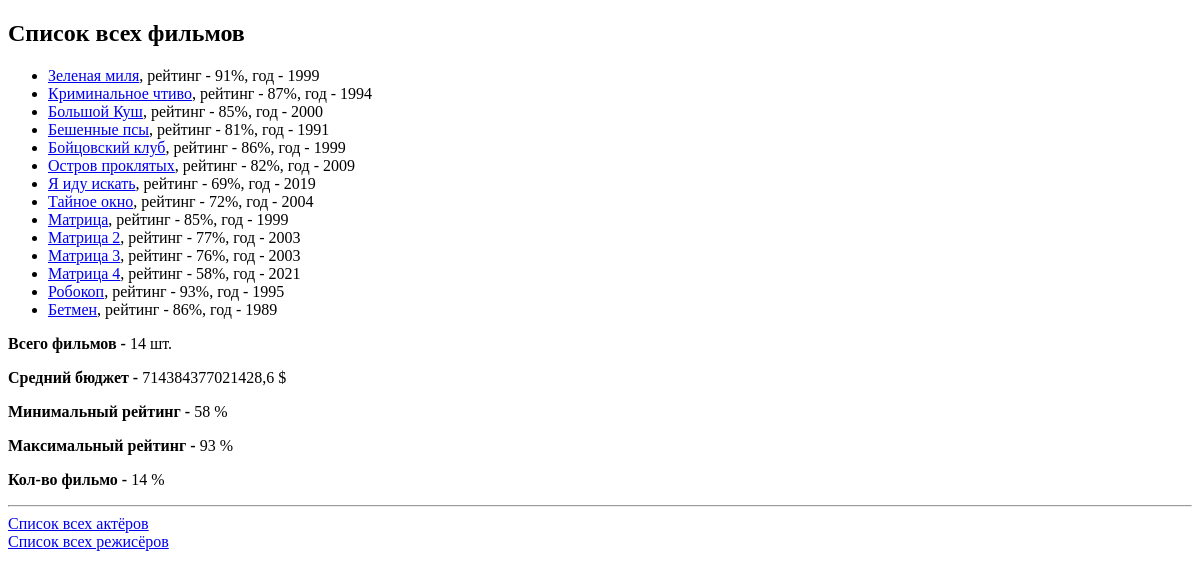
The app's page /, older data.
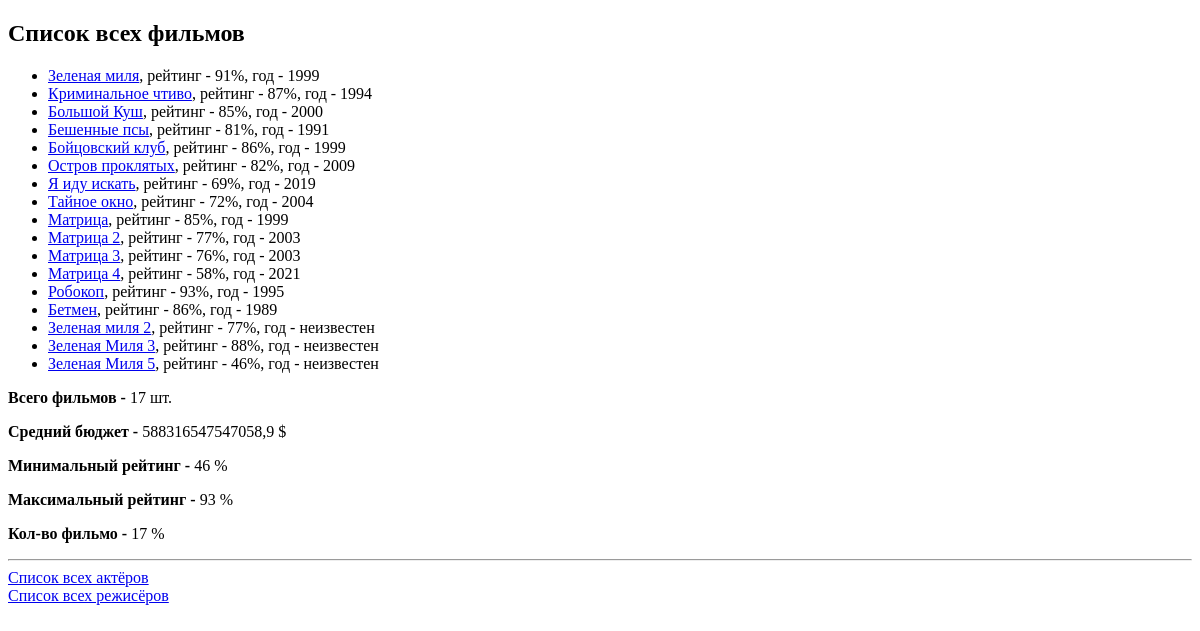
The same page, newer data.
### movie_app/models.py (models this page shows)
class Movie(models.Model):
    EUR = 'EUR'
    USD = 'USD'
    RUB = 'RUB'
    CURRENCYL_CHOICES = [
        (EUR, 'Euro'),
        (USD, 'Dollar'),
        (RUB, 'Rubles')
    ]
    name = models.CharField(max_length=40)
    rating = models.IntegerField(blank=True, validators=[MinValueValidator(1),
                                                         MaxValueValidator(100)])
    year = models.IntegerField(null=True, blank=True, validators=[MinValueValidator(1800),
                                                                  MaxValueValidator(2022)])
    budget = models.IntegerField(default=10000000, blank=True, validators=[MinValueValidator(0)])
    currency = models.CharField(max_length=3, choices=CURRENCYL_CHOICES, default=RUB)
    slug = models.SlugField(default='', null=False, db_index=True)
    director = models.ForeignKey(Director, on_delete=models.CASCADE, null=True, related_name='movies')                     # ForeinKey - внешний ключ (связь 1 ко многим)
    actors = models.ManyToManyField(Actor, related_name='movies')                                                          # многие ко многим
    def save(self, *args, **kwargs):
        translit_slug = text2translit(self.name)
        self.slug = slugify(translit_slug)
        super(Movie, self).save(*args, **kwargs)
    def get_url(self):
        return reverse('movie-details', args=[self.slug])
    def __str__(self):
        return f'{self.name} - {self.rating}%'

### movie_app/views.py (the view)
# urls.py: path('', views.show_all_movie, name='movie-index'),
def show_all_movie(request):
    movies = Movie.objects.annotate(
        privet_true=Value(True),
        privet_false=Value(False),
        privet_str=Value('hello'),
        privet_int=Value(123),
        new_budget=F('budget') + 555,
        new_rating=F('rating') * F('year')
    )
    agg = movies.aggregate(Avg('budget'), Max('rating'), Min('rating'), Count('name'))
    all_movies = Movie.objects.all()
    print(all_movies)
    for movie in all_movies:
        movie.save()
        print(f'!!save() , {movie.name}, slug - {movie.slug}')
    return render(request, 'movie_app/all_movies.html',
                  {'movies': movies,
                   'agg': agg,
                   'total': movies.count(),                         # кол-во записей можно еще так получить
                   'midl': movies.aggregate(Avg('budget'))          # среднее кол-во так
                   })

### movie_app/translit.py (called while the page is built)
def text2translit(text):
    alpha = {
        'а': 'a',
        'б': 'b',
        'в': 'v',
        'г': 'g',
        'д': 'd',
        'е': 'e',
        'ё': 'e',
        'ж': 'j',
        'з': 'z',
        'и': 'i',
        'й': 'i',
        'к': 'k',
        'л': 'l',
        'м': 'm',
        'н': 'n',
        'о': 'o',
        'п': 'p',
        'р': 'r',
        'с': 's',
        'т': 't',
        'у': 'u',
        'ф': 'f',
        'х': 'h',
        'ц': 'c',
        'ч': 'ch',
        'ш': 'sh',
        'щ': 'sh',
        'ъ': '',
        'ы': 'i',
        'ь': '',
        'э': 'e',
        'ю': 'iu',
        'я': 'ja'
    }
    result = ''
    for letter in text.lower():
        if letter in alpha:
            result += alpha[letter]
        else:
            result += letter
    return result

### movie_app/templates/movie_app/all_movies.html (shortened to what this page needs)
{% extends 'movie_app/base.html' %}
{% block content %}
    <h2>Список всех фильмов</h2>
    <ul>
        {% for movie in movies %}
        <li><a href="{{ movie.get_url }}">{{movie.name}}</a>, рейтинг - {{movie.rating}}%, год - {{movie.year|default:"неизвестен"}}</li>
        {% endfor %}
    </ul>
    <p><b>Всего фильмов - </b>{{agg.name__count}} шт.</p>
    <p><b>Средний бюджет - </b> {{agg.budget__avg}} $</p>
    <p><b>Минимальный рейтинг - </b>{{agg.rating__min}} %</p>
    <p><b>Максимальный рейтинг - </b>{{agg.rating__max}} %</p>
    <p><b>Кол-во фильмо - </b>{{total}} %</p>
<hr>
<a href="{% url 'all-actors' %}">Список всех актёров</a> <br>
<a href="{% url 'all-directors' %}">Список всех режисёров</a>
{% endblock %}

### movie_app/templates/movie_app/base.html (shortened to what this page needs)
<!DOCTYPE html>
<html lang="en">
<head>
</head>
<body>
{% block content %} {% endblock %}
</body>
</html>

Row changes from the older to the newer data that the page shows:
added Movie: name "Зеленая миля 2", rating "77", year "неизвестен"
added Movie: name "Зеленая Миля 3", rating "88", year "неизвестен"
added Movie: name "Зеленая Миля 5", rating "46", year "неизвестен"
Text that changed along with them:
{{ agg.name__count }}: "14" → "17"
{{ agg.budget__avg }}: "714384377021428,6" → "588316547547058,9"
{{ agg.rating__min }}: "58" → "46"
{{ total }}: "14" → "17"
